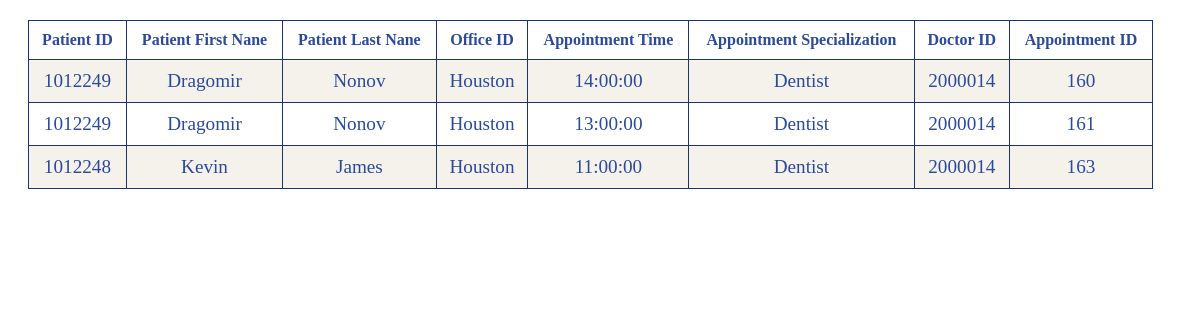
Page /backend/show_appointments_doctor.php (signed in) on the committed database.
### tables this page shows
CREATE TABLE `appointment` (
  `Appt_ID` int NOT NULL AUTO_INCREMENT,
  `Pat_ID` int NOT NULL,
  `Doc_ID` int NOT NULL,
  `Off_ID` varchar(45) NOT NULL,
  `Appt_Specialization` varchar(45) NOT NULL,
  `Appt_Date` date NOT NULL,
  `Appt_Time` time DEFAULT NULL,
  PRIMARY KEY (`Appt_ID`),
  CONSTRAINT `time_constraint` CHECK (((`Appt_Time` >= '08:00:00') and (`Appt_Time` <= '16:00:00')))
);

CREATE TABLE `patient` (
  `Pat_ID` int NOT NULL AUTO_INCREMENT,
  `Pat_First` varchar(45) NOT NULL,
  `Pat_M_init` varchar(45) DEFAULT NULL,
  `Pat_Last` varchar(45) NOT NULL,
  `Pat_Email` varchar(45) NOT NULL,
  `Pat_Phone` varchar(45) DEFAULT NULL,
  `Pat_Gender` varchar(45) NOT NULL,
  `Pat_Race` int NOT NULL,
  `Pat_DOB` date NOT NULL,
  `Pat_Height` float NOT NULL COMMENT 'In Inches',
  `Pat_Weight` float NOT NULL COMMENT 'In Pounds',
  `Pat_Street_Addr` varchar(45) NOT NULL,
  `Pat_City_Addr` varchar(45) NOT NULL,
  `Pat_State_Addr` varchar(45) NOT NULL,
  `Pat_Zip_Addr` int NOT NULL,
  `Pat_Allergy` int NOT NULL,
  `Pat_Password` varchar(45) DEFAULT NULL,
  PRIMARY KEY (`Pat_ID`),
  UNIQUE KEY `Pat_ID_UNIQUE` (`Pat_ID`)
);

### backend/show_appointments_doctor.php (the view, shortened to what this page needs)
<?php
    $dbhost = getenv("DBHOST");
    $dbuser = getenv("DBUSER");
    $dbpass = getenv("DBPASS");
    $dbname = getenv("DBNAME");
    $link = mysqli_connect($dbhost, $dbuser, $dbpass) or die("Unable to Connect to '$dbhost'");
    mysqli_select_db($link, $dbname) or die("Could not open the db '$dbname'");
    $select="SELECT a.Pat_ID, a.Doc_ID, a.Off_ID, a.Appt_Time, a.Appt_Specialization, p.Pat_First, p.Pat_Last, a.Appt_ID
    FROM appointment AS a, patient AS p
    WHERE a.Doc_ID = '".$_SESSION['id']."' AND p.Pat_ID = a.Pat_ID";
    $query=mysqli_query($link,$select);
?>
<!DOCTYPE html>
<html>
<head>
    <link rel="stylesheet" href="/index/styles/show_patients.css">
</head>
<body>
    <table border="1" cellpadding="0">
    <tr>
        <th>Patient ID</th>
        <th>Patient First Nane</th>
        <th>Patient Last Nane</th>
        <th>Office ID</th>
        <th>Appointment Time</th>
        <th>Appointment Specialization</th>
        <th>Doctor ID</th>
        <th>Appointment ID</th>
    </tr>
    <?php
        $num=mysqli_num_rows($query);
        if ($num>0) {
            while ($result=mysqli_fetch_assoc($query)) {
                echo "
                    <tr>
                        <td>".$result['Pat_ID']."</td>
                        <td>".$result['Pat_First']."</td>
                        <td>".$result['Pat_Last']."</td>
                        <td>".$result['Off_ID']."</td>
                        <td>".$result['Appt_Time']."</td>
                        <td>".$result['Appt_Specialization']."</td>
                        <td>".$result['Doc_ID']."</td>
                        <td>".$result['Appt_ID']."</td>
                    </tr>
                ";
            }
        }
    ?>
    </table>
</body>

### index/styles/show_patients.css (style rules this page uses)
:root { --shadow: 0px 0px 5px 5px rgba(0, 0, 0, 0.199); --lighter: #F5F1EB; --light: #dad5cf; --mid: #9FCDFC; --main: #008CFF; --accent: #4C72D2; --dark: #2C4A98; --darker: #203368; --green: #138808; --red: #CD5C5C; }
table { margin: 20px; border-collapse: collapse; width: 95%; border: 1px solid var(--darker); }
table th { color: var(--dark); padding: 10px; }
table td { padding: 10px; color: var(--dark); font-size: 1.2em; text-align: center; }
tr:nth-child(even) { background-color: var(--lighter); }

### rows in the picture
appointment: Pat_ID "1012249", Pat_ID.Pat_First "Dragomir", Pat_ID.Pat_Last "Nonov", Off_ID "Houston", Appt_Time "14:00:00", Appt_Specialization "Dentist", Doc_ID "2000014", Appt_ID "160"
appointment: Pat_ID "1012249", Pat_ID.Pat_First "Dragomir", Pat_ID.Pat_Last "Nonov", Off_ID "Houston", Appt_Time "13:00:00", Appt_Specialization "Dentist", Doc_ID "2000014", Appt_ID "161"
appointment: Pat_ID "1012248", Pat_ID.Pat_First "Kevin", Pat_ID.Pat_Last "James", Off_ID "Houston", Appt_Time "11:00:00", Appt_Specialization "Dentist", Doc_ID "2000014", Appt_ID "163"
